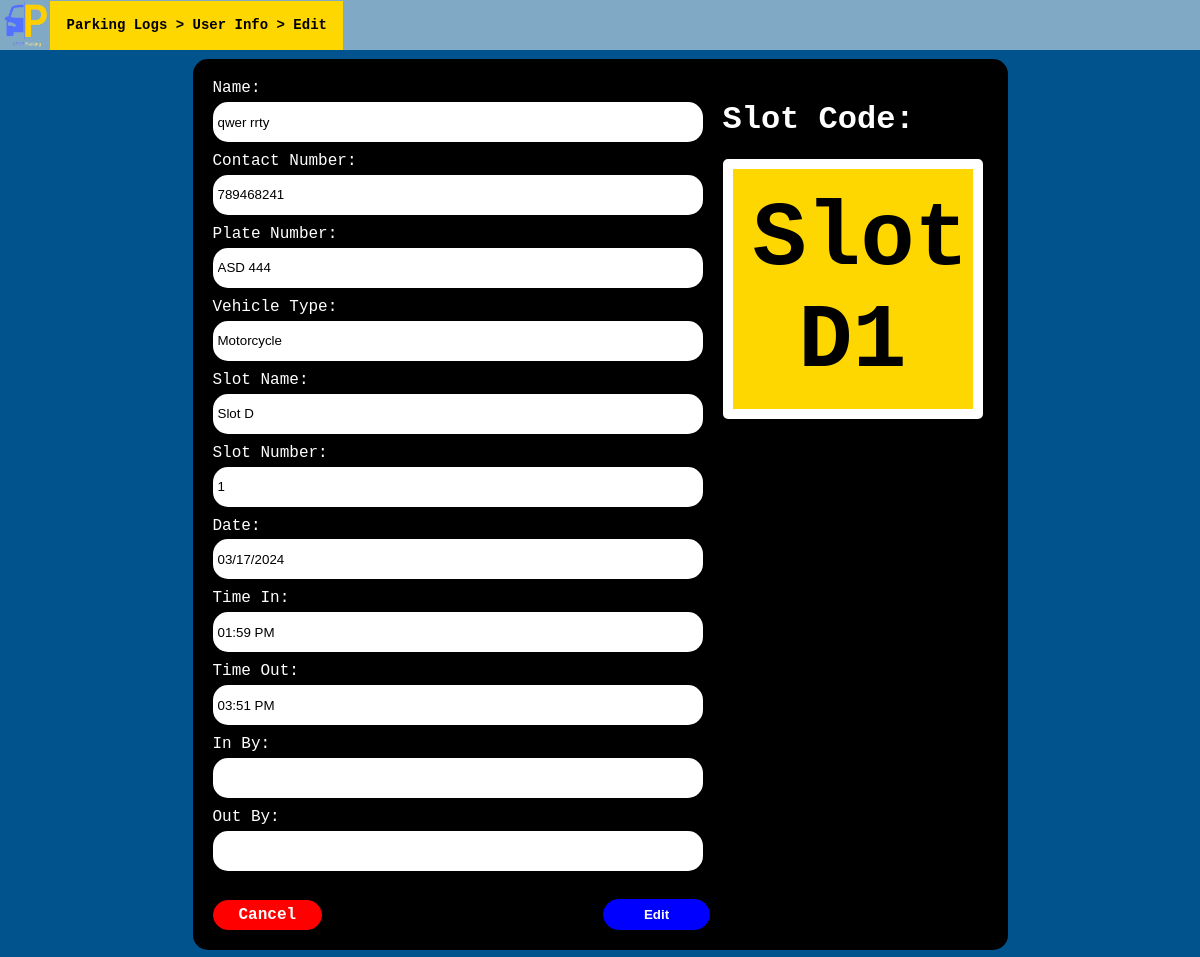
The app's page /edit_arch.php?id=1&aid=0 with its own data.
### tables this page shows
CREATE TABLE `archives` (
  `id` int(9) NOT NULL,
  `Name` varchar(99) NOT NULL,
  `Contact_Number` varchar(99) NOT NULL,
  `Plate_Num` varchar(99) NOT NULL,
  `Vehicle_Type` varchar(99) NOT NULL,
  `Slot` varchar(99) NOT NULL,
  `SlotNumber` varchar(99) NOT NULL,
  `Slot_Code` varchar(99) NOT NULL,
  `Date` varchar(99) NOT NULL,
  `TimeIn` varchar(99) NOT NULL,
  `TimeOut` varchar(99) NOT NULL,
  `In_By` varchar(255) NOT NULL,
  `Out_By` varchar(255) NOT NULL
);

### edit_arch.php (the view, shortened to what this page needs)
<!DOCTYPE html>
<html>
<head>
    <link rel="stylesheet" href="css/tout.css">
</head>
<body style="font-family: Monaco, monospace;">
    <div class="navbar">
        <img src="css/pics/1lgpnobg.png" alt="LFP Logo" class="logo">
        <h1>Parking Logs > User Info > Edit</h1>
    </div>
    <div class="form-container" style="margin-top: 5%;">
        <?php
        include('config.php');
        $id = $_GET['id'];
        if (isset($_POST['edit'])) {
            $isEditing = true;
        } else {
            $isEditing = false;
        }
        $query = "SELECT * FROM archives WHERE id = $id";
        $result = $mysqli->query($query);
        if ($result->num_rows > 0) {
            $row = $result->fetch_assoc();
        ?>
<form id="parkingForm" method="post">
    <div class="form-columns">
        <div class="input-column">
            <div class="input-container">
                <label for="name">Name:</label>
                <input type="text" id="name" name="name" value="<?php echo $row['Name']; ?>" <?php if (!$isEditing) echo 'readonly'; ?>>
            </div>
            <div class="input-container">
                <label for="contactNumber">Contact Number:</label>
                <input type="text" id="contactNumber" name="contactNumber" value="<?php echo $row['Contact_Number']; ?>" <?php if (!$isEditing) echo 'readonly'; ?>>
            </div>
            <div class="input-container">
                <label for="plateNumber">Plate Number:</label>
                <input type="text" id="plateNumber" name="plateNumber" value="<?php echo $row['Plate_Num']; ?>" <?php if (!$isEditing) echo 'readonly'; ?>>
            </div>
            <div class="input-container">
                <label for="vehicleType">Vehicle Type:</label>
                <input type="text" id="vehicleType" name="vehicleType" value="<?php echo $row['Vehicle_Type']; ?>" <?php if (!$isEditing) echo 'readonly'; ?>>
            </div>
            <div class="input-container">
                <label for="slot">Slot Name:</label>
                <input type="text" id="slot" name="slot" value="<?php echo $row['Slot']; ?>" <?php if (!$isEditing) echo 'readonly'; ?>>
            </div>
            <div class="input-container">
                <label for="slotNumber">Slot Number:</label>
                <input type="text" id="slotNumber" name="slotNumber" value="<?php echo $row['SlotNumber']; ?>" <?php if (!$isEditing) echo 'readonly'; ?>>
            </div>
            <div class="input-container">
                <label for="date">Date:</label>
                <input type="text" id="date" name="date" value="<?php echo $row['Date']; ?>" readonly>
            </div>
            <div class="input-container">
                <label for="timeIn">Time In:</label>
                <input type="text" id="timeIn" name="timeIn" value="<?php echo $row['TimeIn']; ?>" readonly>
            </div>
            <div class="input-container">
                <label for="timeOut">Time Out:</label>
                <input type="text" id="timeOut" name="timeOut" value="<?php echo $row['TimeOut']; ?>" <?php if (!$isEditing) echo 'readonly'; ?>>
            </div>
            <div class="input-container">
                <label for="inBy">In By:</label>
                <input type="text" id="inBy" name="inBy" value="<?php echo $row['In_By']; ?>" <?php if (!$isEditing) echo 'readonly'; ?>>
            </div>
            <div class="input-container">
                <label for="outBy">Out By:</label>
                <input type="text" id="outBy" name="outBy" value="<?php echo $row['Out_By']; ?>" <?php if (!$isEditing) echo 'readonly'; ?>>
            </div>
            <br>
        </div>
                <div class="slot-code-column">
                    <h1 style="color: white;">Slot Code:</h1>
                    <div class="slot-code-container">
                        <span id="slotCode"><?php echo $row['Slot_Code']; ?></span>
                    </div>
                </div>
    </div>
    <?php if ($isEditing) { ?>
        <input type="submit" name="cancel" value="Cancel" style="background-color: red; color:white;">
        <input type="submit" name="save" value="Save" style="margin-left: 31%;">
    <?php } else { ?>
        <a href="archives.php?id=<?php echo $id; ?>&aid=<?php echo $_GET['aid']; ?>" class="back-button">Cancel</a>
        <input type="submit" name="edit" value="Edit" style="margin-left: 35%;">
    <?php } ?>
</form>
        <?php
        } else {
            echo "No data found for the specified ID.";
        }
        ?>
    </div>
</body>
</html>

### css/tout.css (style rules this page uses)
body { background-color: #00538C; }
.navbar { position: fixed; top: 0; left: 0; width: 100%; height: 50px; background-color: rgb(255, 255, 255, 0.5); color: white; display: flex; align-items: center; }
.navbar h1 { font-size: 14px; font-weight: bold; background-color: gold; color: black; padding: 16.5px; padding: fit-content; }
.back-button { display: inline-block; padding: 5px 25px; background-color: red; color: white; border: 1px solid red; border-radius: 30px; text-decoration: none; transition: background-color 0.3s, color 0.3s; cursor: pointer; font-weight: bold; }
.logo { width: 50px; height: 50px; }
.form-container { background-color: black; padding: 20px; border-radius: 15px; max-width: 775px; margin: 0 auto; }
.form-container input[type="text"], .form-container input[type="text"]:focus { background-color: white; border: none; padding: 5px; width: 480px; height: 30px; margin-bottom: 10px; border-radius: 15px; margin-top: 1%; }
.form-container input[type="submit"] { display: inline-block; padding: 7px 40px; background-color: blue; color: white; border: 1px solid blue; border-radius: 30px; text-decoration: none; transition: background-color 0.3s, color 0.3s; cursor: pointer; font-weight: bold; }
label { color: white; }
.slot-code-container { padding: 20px; background-color: gold; border: 10px solid white; border-radius: 5px; font-weight: bold; height: 200px; width: 200px; text-align: center; font-size: 90px; }
.form-columns { display: flex; }
.input-column { flex: 1; }
.slot-code-column { flex: 1; padding-left: 20px; }

### records on screen
archives: name "qwer rrty", contactNumber "789468241", plateNumber "ASD 444", vehicleType "Motorcycle", slot "Slot D", slotNumber "1", date "03/17/2024", timeIn "01:59 PM", timeOut "03:51 PM", Slot_Code "Slot D1"
